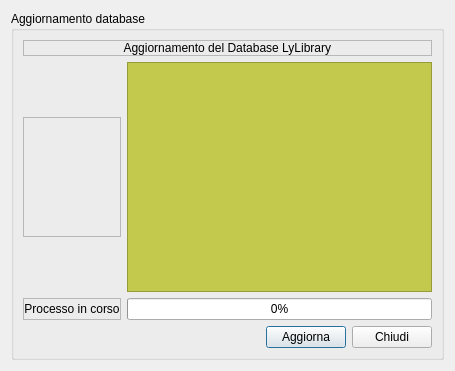
<?xml version="1.0" encoding="UTF-8"?>
<ui version="4.0">
 <class>update_db</class>
 <widget class="QDialog" name="update_db">
  <property name="geometry">
   <rect>
    <x>0</x>
    <y>0</y>
    <width>455</width>
    <height>371</height>
   </rect>
  </property>
  <property name="windowTitle">
   <string>Dialog</string>
  </property>
  <layout class="QGridLayout" name="gridLayout_3">
   <item row="0" column="0">
    <widget class="QGroupBox" name="groupBox">
     <property name="title">
      <string>Aggiornamento database</string>
     </property>
     <layout class="QGridLayout" name="gridLayout_2">
      <item row="0" column="0">
       <layout class="QGridLayout" name="gridLayout">
        <item row="2" column="1" colspan="3">
         <widget class="QProgressBar" name="progressBar">
          <property name="value">
           <number>0</number>
          </property>
          <property name="orientation">
           <enum>Qt::Horizontal</enum>
          </property>
          <property name="invertedAppearance">
           <bool>false</bool>
          </property>
         </widget>
        </item>
        <item row="2" column="0">
         <widget class="QLabel" name="label_4">
          <property name="frameShape">
           <enum>QFrame::StyledPanel</enum>
          </property>
          <property name="text">
           <string>Processo in corso</string>
          </property>
          <property name="alignment">
           <set>Qt::AlignCenter</set>
          </property>
         </widget>
        </item>
        <item row="1" column="0">
         <widget class="QLabel" name="label_5">
          <property name="sizePolicy">
           <sizepolicy hsizetype="Fixed" vsizetype="Fixed">
            <horstretch>0</horstretch>
            <verstretch>0</verstretch>
           </sizepolicy>
          </property>
          <property name="maximumSize">
           <size>
            <width>120</width>
            <height>120</height>
           </size>
          </property>
          <property name="frameShape">
           <enum>QFrame::StyledPanel</enum>
          </property>
          <property name="text">
           <string/>
          </property>
          <property name="pixmap">
           <pixmap resource="../lylibrary/biblio.qrc">:/images/system-software-update.png</pixmap>
          </property>
          <property name="scaledContents">
           <bool>true</bool>
          </property>
          <property name="wordWrap">
           <bool>true</bool>
          </property>
          <property name="openExternalLinks">
           <bool>true</bool>
          </property>
          <property name="textInteractionFlags">
           <set>Qt::LinksAccessibleByMouse</set>
          </property>
         </widget>
        </item>
        <item row="0" column="0" colspan="4">
         <widget class="QLabel" name="label">
          <property name="frameShape">
           <enum>QFrame::StyledPanel</enum>
          </property>
          <property name="text">
           <string>&lt;html&gt;&lt;head/&gt;&lt;body&gt;&lt;p align=&quot;center&quot;&gt;Aggiornamento del Database LyLibrary &lt;/p&gt;&lt;/body&gt;&lt;/html&gt;</string>
          </property>
         </widget>
        </item>
        <item row="3" column="1">
         <spacer name="horizontalSpacer">
          <property name="orientation">
           <enum>Qt::Horizontal</enum>
          </property>
          <property name="sizeHint" stdset="0">
           <size>
            <width>218</width>
            <height>20</height>
           </size>
          </property>
         </spacer>
        </item>
        <item row="1" column="1" colspan="3">
         <widget class="QTextEdit" name="textEdit">
          <property name="styleSheet">
           <string notr="true">background-color: rgb(195, 201, 77);</string>
          </property>
         </widget>
        </item>
        <item row="3" column="2">
         <widget class="QPushButton" name="p_aggiorna">
          <property name="text">
           <string>Aggiorna</string>
          </property>
          <property name="icon">
           <iconset resource="../backup_restore_db/images.qrc">
            <normaloff>:/images/vcs_add.png</normaloff>:/images/vcs_add.png</iconset>
          </property>
          <property name="iconSize">
           <size>
            <width>32</width>
            <height>32</height>
           </size>
          </property>
          <property name="shortcut">
           <string>Enter</string>
          </property>
         </widget>
        </item>
        <item row="3" column="3">
         <widget class="QPushButton" name="esci">
          <property name="text">
           <string>Chiudi</string>
          </property>
          <property name="icon">
           <iconset resource="../backup_restore_db/images.qrc">
            <normaloff>:/images/dialog-close.png</normaloff>:/images/dialog-close.png</iconset>
          </property>
          <property name="iconSize">
           <size>
            <width>32</width>
            <height>32</height>
           </size>
          </property>
         </widget>
        </item>
       </layout>
      </item>
     </layout>
    </widget>
   </item>
  </layout>
 </widget>
 <resources>
  <include location="../backup_restore_db/images.qrc"/>
  <include location="../lylibrary/biblio.qrc"/>
  <include location="../fabaria/fabaria.qrc"/>
 </resources>
 <connections/>
</ui>
